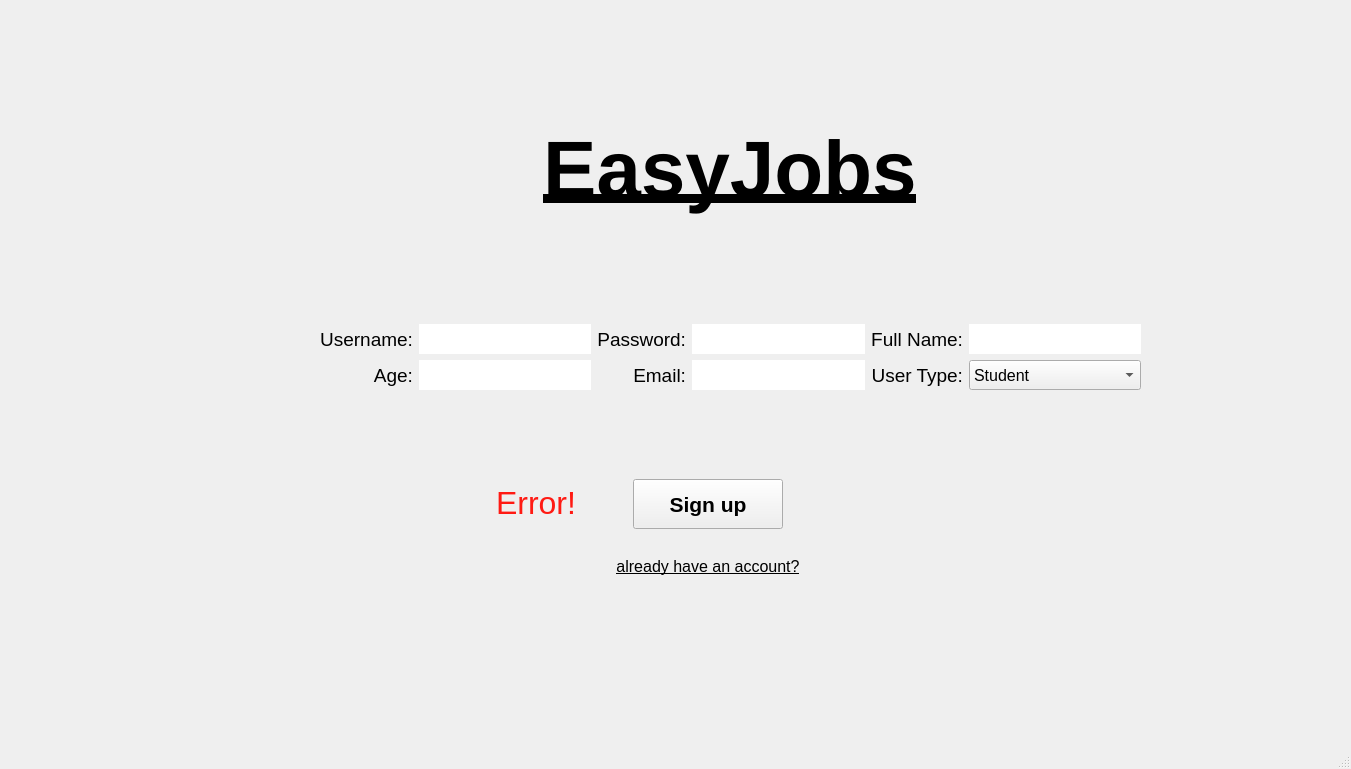
<?xml version="1.0" encoding="UTF-8"?>
<ui version="4.0">
 <class>MainWindow</class>
 <widget class="QMainWindow" name="MainWindow">
  <property name="geometry">
   <rect>
    <x>0</x>
    <y>0</y>
    <width>1351</width>
    <height>769</height>
   </rect>
  </property>
  <property name="minimumSize">
   <size>
    <width>1240</width>
    <height>720</height>
   </size>
  </property>
  <property name="maximumSize">
   <size>
    <width>1920</width>
    <height>1080</height>
   </size>
  </property>
  <property name="windowTitle">
   <string>MainWindow</string>
  </property>
  <widget class="QWidget" name="centralwidget">
   <widget class="QWidget" name="layoutWidget">
    <property name="geometry">
     <rect>
      <x>120</x>
      <y>20</y>
      <width>1221</width>
      <height>441</height>
     </rect>
    </property>
    <layout class="QVBoxLayout" name="verticalLayout_2">
     <property name="bottomMargin">
      <number>0</number>
     </property>
     <item alignment="Qt::AlignHCenter">
      <widget class="QLabel" name="easy_job_lable">
       <property name="maximumSize">
        <size>
         <width>16777215</width>
         <height>200</height>
        </size>
       </property>
       <property name="font">
        <font>
         <pointsize>60</pointsize>
         <weight>75</weight>
         <bold>true</bold>
         <underline>true</underline>
         <kerning>true</kerning>
        </font>
       </property>
       <property name="acceptDrops">
        <bool>false</bool>
       </property>
       <property name="frameShadow">
        <enum>QFrame::Plain</enum>
       </property>
       <property name="lineWidth">
        <number>1</number>
       </property>
       <property name="midLineWidth">
        <number>0</number>
       </property>
       <property name="text">
        <string>EasyJobs</string>
       </property>
      </widget>
     </item>
     <item>
      <layout class="QGridLayout" name="gridLayout">
       <property name="leftMargin">
        <number>200</number>
       </property>
       <property name="topMargin">
        <number>0</number>
       </property>
       <property name="rightMargin">
        <number>200</number>
       </property>
       <property name="bottomMargin">
        <number>20</number>
       </property>
       <item row="1" column="3">
        <widget class="QLineEdit" name="Email_text_box">
         <property name="minimumSize">
          <size>
           <width>150</width>
           <height>30</height>
          </size>
         </property>
         <property name="maximumSize">
          <size>
           <width>250</width>
           <height>30</height>
          </size>
         </property>
         <property name="baseSize">
          <size>
           <width>120</width>
           <height>0</height>
          </size>
         </property>
         <property name="font">
          <font>
           <pointsize>12</pointsize>
          </font>
         </property>
         <property name="frame">
          <bool>false</bool>
         </property>
        </widget>
       </item>
       <item row="0" column="4">
        <widget class="QLabel" name="full_name_lable">
         <property name="font">
          <font>
           <pointsize>14</pointsize>
          </font>
         </property>
         <property name="text">
          <string>Full Name:</string>
         </property>
         <property name="alignment">
          <set>Qt::AlignRight|Qt::AlignTrailing|Qt::AlignVCenter</set>
         </property>
         <property name="margin">
          <number>0</number>
         </property>
        </widget>
       </item>
       <item row="1" column="0">
        <widget class="QLabel" name="age_lable">
         <property name="font">
          <font>
           <pointsize>14</pointsize>
          </font>
         </property>
         <property name="text">
          <string>Age:</string>
         </property>
         <property name="alignment">
          <set>Qt::AlignRight|Qt::AlignTrailing|Qt::AlignVCenter</set>
         </property>
        </widget>
       </item>
       <item row="0" column="0">
        <widget class="QLabel" name="username_lable">
         <property name="font">
          <font>
           <pointsize>14</pointsize>
          </font>
         </property>
         <property name="text">
          <string>Username:</string>
         </property>
         <property name="alignment">
          <set>Qt::AlignRight|Qt::AlignTrailing|Qt::AlignVCenter</set>
         </property>
        </widget>
       </item>
       <item row="0" column="5">
        <widget class="QLineEdit" name="full_name_text_box">
         <property name="minimumSize">
          <size>
           <width>150</width>
           <height>30</height>
          </size>
         </property>
         <property name="maximumSize">
          <size>
           <width>250</width>
           <height>30</height>
          </size>
         </property>
         <property name="baseSize">
          <size>
           <width>120</width>
           <height>0</height>
          </size>
         </property>
         <property name="font">
          <font>
           <pointsize>12</pointsize>
          </font>
         </property>
         <property name="frame">
          <bool>false</bool>
         </property>
        </widget>
       </item>
       <item row="1" column="4">
        <widget class="QLabel" name="user_type_lable">
         <property name="font">
          <font>
           <pointsize>14</pointsize>
          </font>
         </property>
         <property name="text">
          <string>User Type:</string>
         </property>
         <property name="alignment">
          <set>Qt::AlignRight|Qt::AlignTrailing|Qt::AlignVCenter</set>
         </property>
         <property name="margin">
          <number>0</number>
         </property>
        </widget>
       </item>
       <item row="1" column="2">
        <widget class="QLabel" name="email_lable">
         <property name="font">
          <font>
           <pointsize>14</pointsize>
          </font>
         </property>
         <property name="text">
          <string>Email:</string>
         </property>
         <property name="alignment">
          <set>Qt::AlignRight|Qt::AlignTrailing|Qt::AlignVCenter</set>
         </property>
         <property name="margin">
          <number>0</number>
         </property>
        </widget>
       </item>
       <item row="1" column="5">
        <widget class="QComboBox" name="user_type_text_box">
         <property name="minimumSize">
          <size>
           <width>150</width>
           <height>30</height>
          </size>
         </property>
         <property name="maximumSize">
          <size>
           <width>250</width>
           <height>30</height>
          </size>
         </property>
         <property name="baseSize">
          <size>
           <width>0</width>
           <height>0</height>
          </size>
         </property>
         <property name="font">
          <font>
           <pointsize>12</pointsize>
          </font>
         </property>
         <item>
          <property name="text">
           <string>Student</string>
          </property>
         </item>
         <item>
          <property name="text">
           <string>Employer</string>
          </property>
         </item>
        </widget>
       </item>
       <item row="0" column="1">
        <widget class="QLineEdit" name="username_text_box">
         <property name="minimumSize">
          <size>
           <width>150</width>
           <height>30</height>
          </size>
         </property>
         <property name="maximumSize">
          <size>
           <width>250</width>
           <height>30</height>
          </size>
         </property>
         <property name="baseSize">
          <size>
           <width>120</width>
           <height>0</height>
          </size>
         </property>
         <property name="font">
          <font>
           <pointsize>12</pointsize>
          </font>
         </property>
         <property name="frame">
          <bool>false</bool>
         </property>
        </widget>
       </item>
       <item row="0" column="2">
        <widget class="QLabel" name="password_lable">
         <property name="font">
          <font>
           <pointsize>14</pointsize>
          </font>
         </property>
         <property name="text">
          <string>Password:</string>
         </property>
         <property name="alignment">
          <set>Qt::AlignRight|Qt::AlignTrailing|Qt::AlignVCenter</set>
         </property>
         <property name="margin">
          <number>0</number>
         </property>
        </widget>
       </item>
       <item row="1" column="1">
        <widget class="QLineEdit" name="age_text_box">
         <property name="minimumSize">
          <size>
           <width>150</width>
           <height>30</height>
          </size>
         </property>
         <property name="maximumSize">
          <size>
           <width>250</width>
           <height>30</height>
          </size>
         </property>
         <property name="baseSize">
          <size>
           <width>120</width>
           <height>0</height>
          </size>
         </property>
         <property name="font">
          <font>
           <pointsize>12</pointsize>
          </font>
         </property>
         <property name="frame">
          <bool>false</bool>
         </property>
        </widget>
       </item>
       <item row="0" column="3">
        <widget class="QLineEdit" name="password_text_box">
         <property name="minimumSize">
          <size>
           <width>150</width>
           <height>30</height>
          </size>
         </property>
         <property name="maximumSize">
          <size>
           <width>250</width>
           <height>30</height>
          </size>
         </property>
         <property name="baseSize">
          <size>
           <width>120</width>
           <height>0</height>
          </size>
         </property>
         <property name="font">
          <font>
           <pointsize>12</pointsize>
          </font>
         </property>
         <property name="frame">
          <bool>false</bool>
         </property>
         <property name="echoMode">
          <enum>QLineEdit::Password</enum>
         </property>
        </widget>
       </item>
      </layout>
     </item>
    </layout>
   </widget>
   <widget class="QWidget" name="gridLayoutWidget">
    <property name="geometry">
     <rect>
      <x>470</x>
      <y>460</y>
      <width>361</width>
      <height>139</height>
     </rect>
    </property>
    <layout class="QGridLayout" name="gridLayout_2">
     <item row="1" column="1">
      <widget class="QPushButton" name="existing_account_button">
       <property name="sizePolicy">
        <sizepolicy hsizetype="Fixed" vsizetype="Fixed">
         <horstretch>0</horstretch>
         <verstretch>0</verstretch>
        </sizepolicy>
       </property>
       <property name="minimumSize">
        <size>
         <width>200</width>
         <height>25</height>
        </size>
       </property>
       <property name="maximumSize">
        <size>
         <width>200</width>
         <height>25</height>
        </size>
       </property>
       <property name="font">
        <font>
         <pointsize>12</pointsize>
         <italic>false</italic>
         <underline>true</underline>
        </font>
       </property>
       <property name="text">
        <string>already have an account?</string>
       </property>
       <property name="flat">
        <bool>true</bool>
       </property>
      </widget>
     </item>
     <item row="0" column="1" alignment="Qt::AlignHCenter">
      <widget class="QPushButton" name="sign_up_button">
       <property name="minimumSize">
        <size>
         <width>150</width>
         <height>50</height>
        </size>
       </property>
       <property name="maximumSize">
        <size>
         <width>150</width>
         <height>50</height>
        </size>
       </property>
       <property name="font">
        <font>
         <pointsize>16</pointsize>
         <weight>75</weight>
         <bold>true</bold>
        </font>
       </property>
       <property name="acceptDrops">
        <bool>false</bool>
       </property>
       <property name="text">
        <string>Sign up</string>
       </property>
       <property name="autoRepeatDelay">
        <number>0</number>
       </property>
      </widget>
     </item>
     <item row="0" column="0">
      <widget class="QLabel" name="wrong_data_label">
       <property name="minimumSize">
        <size>
         <width>90</width>
         <height>50</height>
        </size>
       </property>
       <property name="maximumSize">
        <size>
         <width>90</width>
         <height>50</height>
        </size>
       </property>
       <property name="text">
        <string>&lt;html&gt;&lt;head/&gt;&lt;body&gt;&lt;p align=&quot;center&quot;&gt;&lt;span style=&quot; font-size:24pt; color:#ff1a13;&quot;&gt;Error!&lt;/span&gt;&lt;/p&gt;&lt;/body&gt;&lt;/html&gt;</string>
       </property>
      </widget>
     </item>
    </layout>
   </widget>
  </widget>
  <widget class="QMenuBar" name="menubar">
   <property name="geometry">
    <rect>
     <x>0</x>
     <y>0</y>
     <width>1351</width>
     <height>21</height>
    </rect>
   </property>
  </widget>
  <widget class="QStatusBar" name="statusbar"/>
 </widget>
 <resources/>
 <connections/>
</ui>
